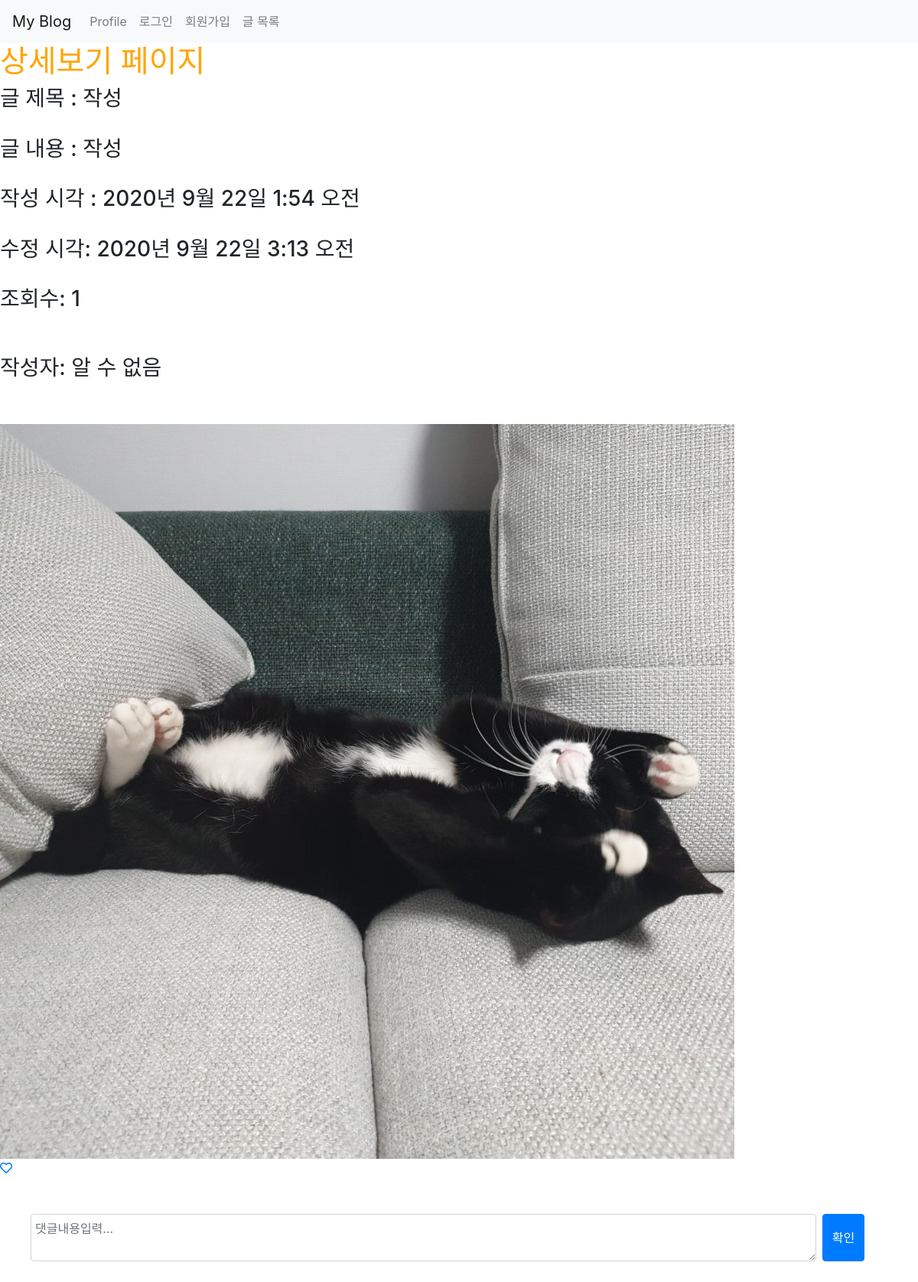
The page /posts/show/26 on the database its author committed.
### posts/models.py (models this page shows, shortened)
class Post(models.Model):
    title=models.CharField(max_length=50, null=False)
    content=models.TextField()
    view_count=models.IntegerField(default=0)#데이터 타입:정수형
    image = models.ImageField(upload_to='images/', null=True)
    created_at=models.DateTimeField(auto_now_add=True)#datetime:날짜+시간/date=날짜
    updated_at=models.DateTimeField(auto_now=True)
    user = models.ForeignKey(User, on_delete = models.CASCADE, null=True)#유저가 없어지면 포스트를 지우기 위해서 케스케이드(on _delete) 넣음
    like_user_set = models.ManyToManyField(User, blank=True, related_name="like_user_set", through="Like")

### posts/views.py (the view)
# urls.py: path('show/<int:id>', show, name="show"),
def show(request, id):
    post = Post.objects.get(pk=id)
    post.view_count += 1
    post.save()
    all_comments=post.comments.all().order_by('-created_at')
    return render(request, 'posts/show.html', {'post':post, 'comments':all_comments})

### posts/templates/posts/show.html (shortened to what this page needs)
{% extends 'base.html' %}
{% block content %}
{% include 'shared/_navbar.html'%}
<h1>상세보기 페이지</h1>
<h3>글 제목 : {{ post.title }} </h3><br>
<h3>글 내용 : {{ post.content }} </h3><br>
<h3>작성 시각 : {{ post.created_at }} </h3><br>
<h3>수정 시각: {{post.updated_at}}</h3><br>
<h3>조회수: {{post.view_count}}</h3><br>
<br>
{%if post.user %}
	{% if post.user.username == 'user' %}
	 <h3> 작성자: {{post.user.last_name}} {{post.user.first_name}}</h3><br>
	{% else %}
	 <h3> 작성자: {{post.user}}</h3><br>
	{% endif %}
{% else %}
	<h3> 작성자: 알 수 없음</h3><br>
{% endif %}
{% if post.image %}
	 <img src ="{{ post.image.url }}">
{%  endif %}
<a href="{% url 'posts:post_like' post.id %}?redirect_to=show">
    {% if user in post.like_user_set.all %}
        <i class="fas fa-heart"></i>
    {% else %}
        <i class="far fa-heart"></i>
    {% endif %}
</a>
	<div class="container mt-5">
		<form class="form-row" action="{% url 'posts:create_comment' post.id %}" method="POST">
			<textarea class="form-control col-11 mr-2" name="content"
			placeholder="댓글내용입력..."></textarea>
			<input type="submit" class="btn btn-primary" value="확인">
		</form>
	</div>
{% endblock %}

### myblog/static/css/project.css (style rules this page uses)
h1 { color:orange; }

### rows shown on the page
Post: title "작성", content "작성", created_at "2020년 9월 22일 1:54 오전", updated_at "2020년 9월 22일 3:13 오전", view_count "1", image (picture)
